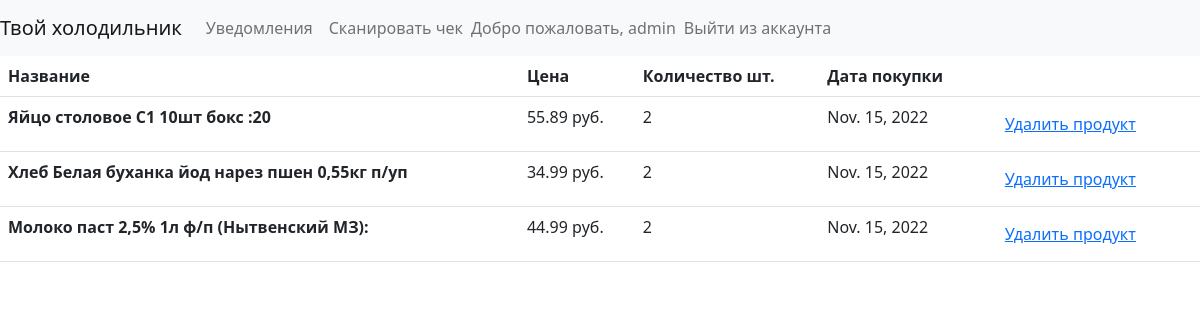
The app's page / (signed in) with its own data.
### smartfridge/models.py (models this page shows, shortened)
class ListOfProduct(models.Model):
    id_user = models.ForeignKey(User, on_delete=models.CASCADE)
    id_product = models.ForeignKey('Product', on_delete=models.DO_NOTHING)
    price = models.FloatField()
    date_purchase = models.DateField()
    quantity = models.IntegerField()
    in_fridge = models.BooleanField()

class Product(models.Model):
    name = models.CharField(max_length=100)
    bar_code = models.CharField(max_length=50)

### smartfridge/views.py (the view)
# urls.py: 2. Add a URL to urlpatterns:  path('', views.home, name='home')
def home(request):
    products = ListOfProduct.objects.all().filter(id_user = request.user.id, in_fridge = True)
    return render(request, 'home.html', {'product_list': products})

### smartfridge/templates/home.html (shortened to what this page needs)
{%extends 'base.html'%}
{%block content%}
    <table class="table">
        <thead>
          <tr>
            <th scope="col">Название</th>
            <th scope="col">Цена</th>
            <th scope="col">Количество шт.</th>
            <th scope="col">Дата покупки</th>
            <th></th>
          </tr>
        </thead>
        <tbody>
            {%for product in product_list%}
          <tr>
            <th scope="row">{{product.id_product.name}}</th>
            <td>{{product.price}} руб.</td>
            <td>{{product.quantity}}</td>
            <td>{{product.date_purchase}}</td>
            <td><button class="btn primary"><a href="{% url 'delete' id=product.id %}"> Удалить продукт</a></button></td>
          </tr>
          {% endfor %}
        </tbody>
      </table>
{%endblock%}

### smartfridge/templates/base.html (shortened to what this page needs)
{% load static %}
<!DOCTYPE html>
<html lang="en">
<head>
<link href="https://cdn.jsdelivr.net/npm/bootstrap@5.2.3/dist/css/bootstrap.min.css" rel="stylesheet">
</head>
<body>
<nav class="navbar navbar-expand-lg navbar-light bg-light">
  <a class="navbar-brand" href="{% url 'home'%}">Твой холодильник</a>
  <div class="collapse navbar-collapse" id="navbarNav">
    <ul class="navbar-nav">
        {% if user.is_authenticated %}
          <li class="nav-item">
            <a class="nav-link" href="{% url 'notifications' %}">Уведомления</a>
          </li>
          <li class="nav-item">
            <a class="nav-link" href="{% url 'scaner' %}">Сканировать чек</a>
          </li>
          <li class="navbar-text">
            Добро пожаловать, {{ user.username }}
          </li>
          <li class="nav-item">
            <a class="nav-link" href="{% url 'logout' %}">Выйти из аккаунта</a>
          </li>
        {% endif %}
    </ul>
  </div>
</nav>
{%block content%}
{%endblock%}
</body>
</html>

### records on screen
ListOfProduct: id_product.name "Яйцо столовое С1 10шт бокс :20", price "55.89", quantity "2", date_purchase "Nov. 15, 2022"
ListOfProduct: id_product.name "Хлеб Белая буханка йод нарез пшен 0,55кг п/уп", price "34.99", quantity "2", date_purchase "Nov. 15, 2022"
ListOfProduct: id_product.name "Молоко паст 2,5% 1л ф/п (Нытвенский МЗ):", price "44.99", quantity "2", date_purchase "Nov. 15, 2022"

### other values on screen
{{ user.username }} "admin"
